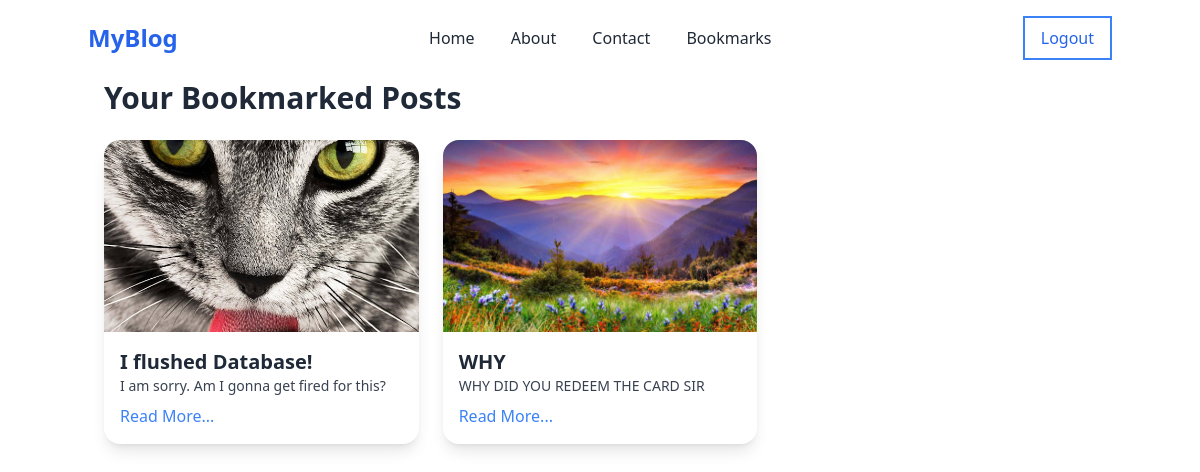
The app's page /bookmarks/ (signed in), older data.
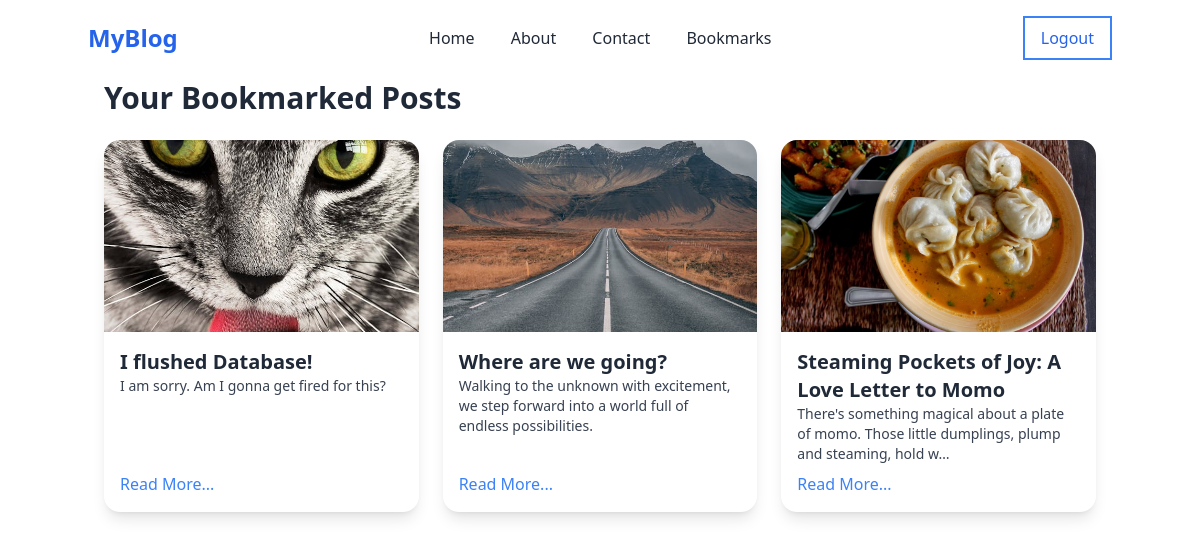
The same page, newer data.
### blog/models.py (models this page shows, shortened)
class Post(models.Model):
    title=models.CharField(max_length=200)
    content=models.TextField()
    author=models.CharField(max_length=100)
    created_at=models.DateTimeField(auto_now_add=True)
    updated_at=models.DateTimeField(auto_now=True)
    image = models.ImageField(upload_to='blog_images/', null=True, blank=True)

### blog/views.py (the view)
# urls.py: path('bookmarks/',views.bookmarked_posts,name="bookmarks"),
@login_required
def bookmarked_posts(request):
    bookmarked_posts = Post.objects.filter(bookmarks__user=request.user)
    return render(request, 'bookmarks.html', {'bookmarked_posts': bookmarked_posts})

### blog/templates/bookmarks.html (shortened to what this page needs)
{% extends 'base.html' %}
{% block content %}
<div class="container mx-auto pt-20 px-4">
    <h1 class="text-3xl font-bold text-gray-800 mb-6">Your Bookmarked Posts</h1>
    {% if bookmarked_posts %}
        <div class="grid grid-cols-1 md:grid-cols-3 gap-6">
            {% for post in bookmarked_posts %}
            <div class="bg-white rounded-2xl shadow-lg overflow-hidden transition-transform transform hover:scale-105 hover:shadow-xl flex flex-col">
                {% if post.image %}
                <img src="{{ post.image.url }}" alt="Post Image" class="w-full h-48 object-cover">
                {% else %}
                <img src="https://via.placeholder.com/300" alt="No Image" class="w-full h-48 object-cover">
                {% endif %}
                <div class="p-4 flex flex-col flex-grow">
                    <h2 class="text-xl font-semibold text-gray-800">{{ post.title }}</h2>
                    <p class="text-gray-700 text-sm flex-grow">{{ post.content|truncatechars:100 }}</p>
                    <a href="{% url 'blog' post.id %}" class="text-blue-500 hover:underline mt-2">Read More...</a>
                </div>
            </div>
            {% endfor %}
        </div>
    {% else %}
        <p class="text-gray-600 text-lg">You have not bookmarked any posts yet.</p>
    {% endif %}
</div>
{% endblock %}

Row changes from the older to the newer data that the page shows:
no longer on this page (row unchanged): Post: image (picture), title "WHY", content "WHY DID YOU REDEEM THE CARD SIR"
now on this page (row unchanged): Post: image (picture), title "Where are we going?", content "Walking to the unknown with excitement, we step forward into a world full of endless possibilities."
added Post: image (picture), title "Steaming Pockets of Joy: A Love Letter to Momo", content "There's something magical about a plate of momo. Those little dumplings, plump and steaming, hold w…"
